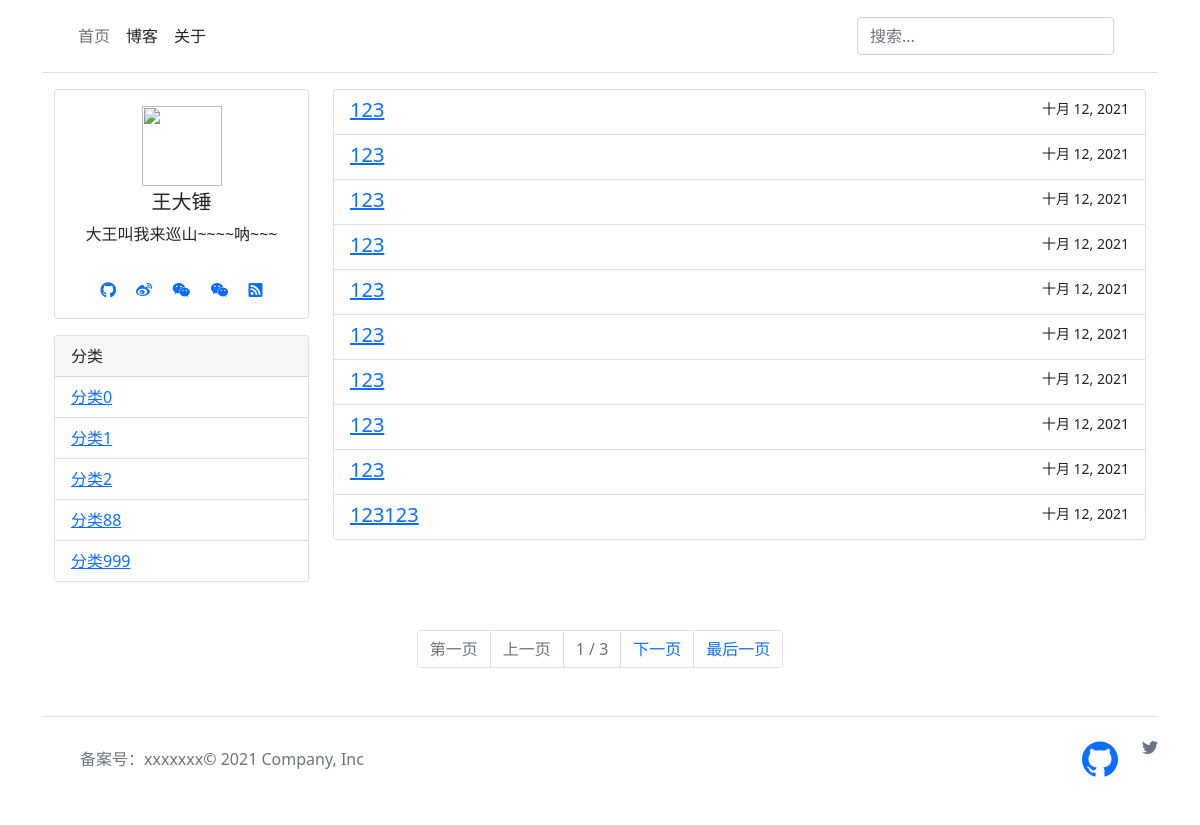
/blog, run on an earlier commit of the app's database.
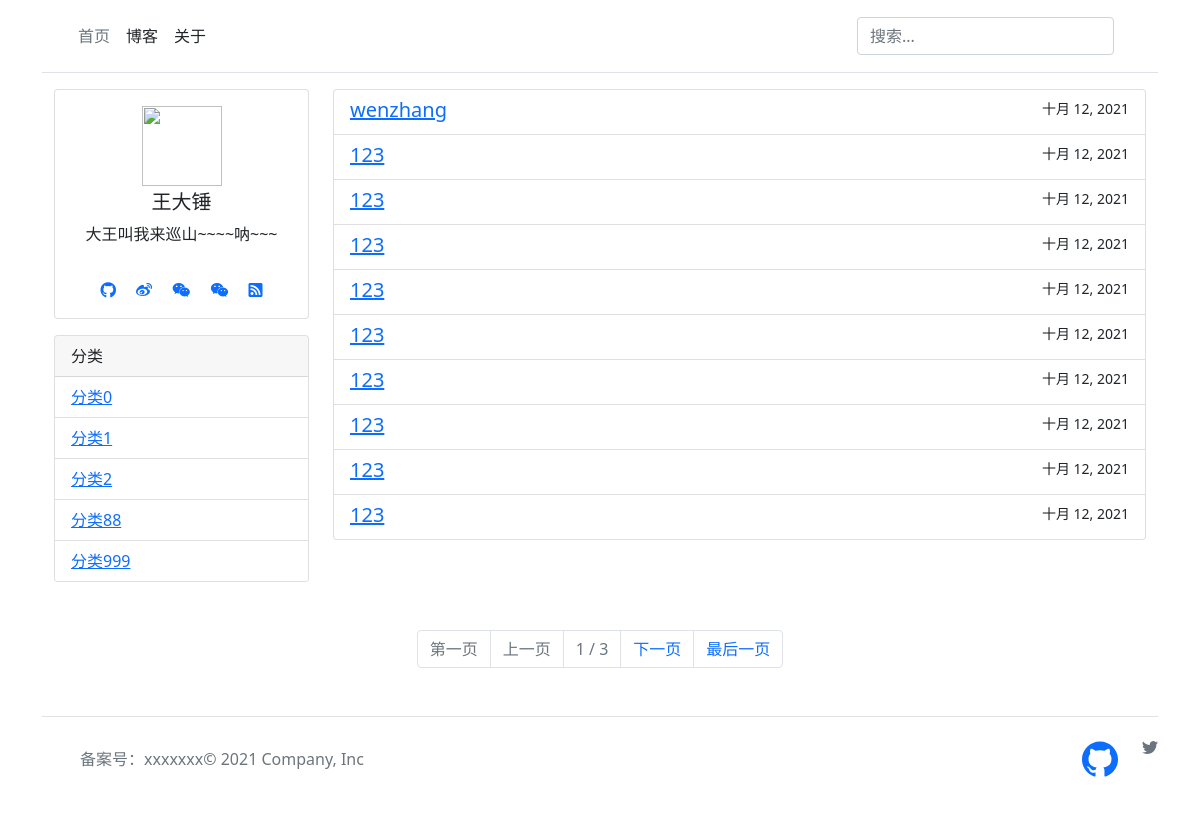
And on a later commit of the database.
### blog/models.py (models this page shows, shortened)
class Category(models.Model):
    name = models.CharField('分类名', max_length=64)
    sort = models.SmallIntegerField('分类排序', default=0, help_text="数字越小，排名越靠前")
    created = models.DateTimeField(verbose_name='添加时间',  auto_now_add=True)
    modified = models.DateTimeField(verbose_name='修改时间', default=timezone.now)
    def __str__(self):
        return self.name
    def get_absolute_url(self):
        return reverse('category-detail', kwargs={'pk': self.pk})
    class Meta:  # 按sort排序
        ordering = ['sort']
        verbose_name = "分类"
        verbose_name_plural = verbose_name

class Article(models.Model):
    title = models.CharField('文章标题',max_length=128)
    category = models.ForeignKey(Category, verbose_name='文章分类', on_delete=models.SET(category_haveNo), )
    is_public = models.BooleanField('是否公开', default=True, help_text="文章是否公开展示，不勾选就对外隐藏")
    is_original = models.BooleanField('是否原创', default=True, help_text="文章是否原创，不勾选就是转载")
    content_markdown = models.TextField('文章内容markdown', null=True, blank=True)
    content_html = models.TextField('文章内容html', null=True, blank=True,help_text="返回给客户端(根据markdown自动生成的，不要手动修改)")
    keywords = models.CharField('seo的keywords', max_length=640, blank=True, null=True)
    description = models.CharField('seo的description', max_length=640, blank=True, null=True)
    click = models.PositiveIntegerField('点击量',default=0)
    created = models.DateTimeField(verbose_name='添加时间',  auto_now_add=True)
    modified = models.DateTimeField(verbose_name='修改时间', default=timezone.now)
    def get_absolute_url(self):
        return reverse('article-detail', kwargs={'pk': self.pk})
    @staticmethod
    def get_public_article():
        return Article.objects.filter(is_public=True)
    class Meta:
        ordering = ['-created'] # 默认按照创建时间排序
        verbose_name = "文章"
        verbose_name_plural = verbose_name

### blog/views.py (the view)
# urls.py: path('blog', ArticleListView.as_view(), name="article-list"),
class ArticleListView(ListView):
    paginate_by = 10
    def get_queryset(self):
        pk = self.kwargs.get("pk", None)
        q = self.request.GET.get('q', None)  # 搜索关键词
        if pk:
            articles = Article.get_public_article().filter(category=pk)
        else:
            articles = Article.get_public_article()
        if q:
            articles = articles.filter(Q(title__contains=q) | Q(content_markdown__contains=q))
        return articles
    def get_context_data(self, **kwargs):
        context = super().get_context_data(**kwargs)
        context['SITE_CONFIG'] = settings.SITE_CONFIG  # 网站配置信息
        context['category'] = Category.objects.all()  # 网站分类
        context['q'] = self.request.GET.get('q', None)  # 搜索关键词
        return context

### templates/blog/article_list.html (shortened to what this page needs)
{% extends "base.html" %}
{% block content %}
<div class="container">
  <div class="row">
    <div class="col-3 d-none d-md-block">
     <div class="row">
         <div class="col">
             {% include 'user_info.html' %}
         </div>
     </div>
          <div class="row mt-3">
         <div class="col">
             {% include 'category.html' %}
         </div>
     </div>
    </div>
    <div class="col">
      <ul class="list-group">
        {% for article in object_list %}
            <li class="list-group-item list-group-item-action">
                <div class="d-flex w-100 justify-content-between">
                    <h5 class="mb-1">
                        <a target="_blank" href="{{ article.get_absolute_url }}"> {{ article.title }}</a>
                    </h5>
                    <small>{{ article.created|date }}</small>
                </div>
            </li>
    {% empty %}
        <li>内容为空。</li>
    {% endfor %}
    </ul>
    </div>
  </div>
</div>
<nav aria-label="Page navigation" class="mt-5">
  <ul class="pagination justify-content-center">
    {% if page_obj.has_previous %}
        <li class="page-item"><a class="page-link" href="?page=1">第一页</a></li>
        <li class="page-item"><a class="page-link" href="?page={{ page_obj.previous_page_number }}">上一页</a></li>
    {% else %}
        <li class="page-item disabled"><a class="page-link" href="#">第一页</a></li>
        <li class="page-item disabled"><a class="page-link" href="#">上一页</a></li>
    {% endif %}
 <li class="page-item disabled">
      <a class="page-link">  {{ page_obj.number }} / {{ page_obj.paginator.num_pages }}</a>
    </li>
    {% if page_obj.has_next %}
        <li class="page-item"><a class="page-link" href="?page={{ page_obj.next_page_number }}">下一页</a></li>
        <li class="page-item"><a class="page-link" href="?page={{ page_obj.paginator.num_pages }}">最后一页</a></li>
    {% else %}
        <li class="page-item disabled"><a class="page-link" href="#">下一页</a></li>
        <li class="page-item disabled"><a class="page-link" href="#">最后一页</a></li>
    {% endif %}
  </ul>
</nav>
{% endblock %}

### templates/category.html
<div class="card"  >
  <div class="card-header">
    分类
  </div>
  <ul class="list-group list-group-flush">
    {% for item in category %}
      <li class="list-group-item">
          <a target="_blank" href="{{ item.get_absolute_url }}">{{ item }}</a>
      </li>
    {% empty %}
    啥都没有
    {% endfor %}
  </ul>
</div>

What changed in the data, as far as the page shows it:
no longer on this page (row unchanged): Article: title "123123", created "十月 12, 2021"
added Article: title "wenzhang", created "十月 12, 2021"
